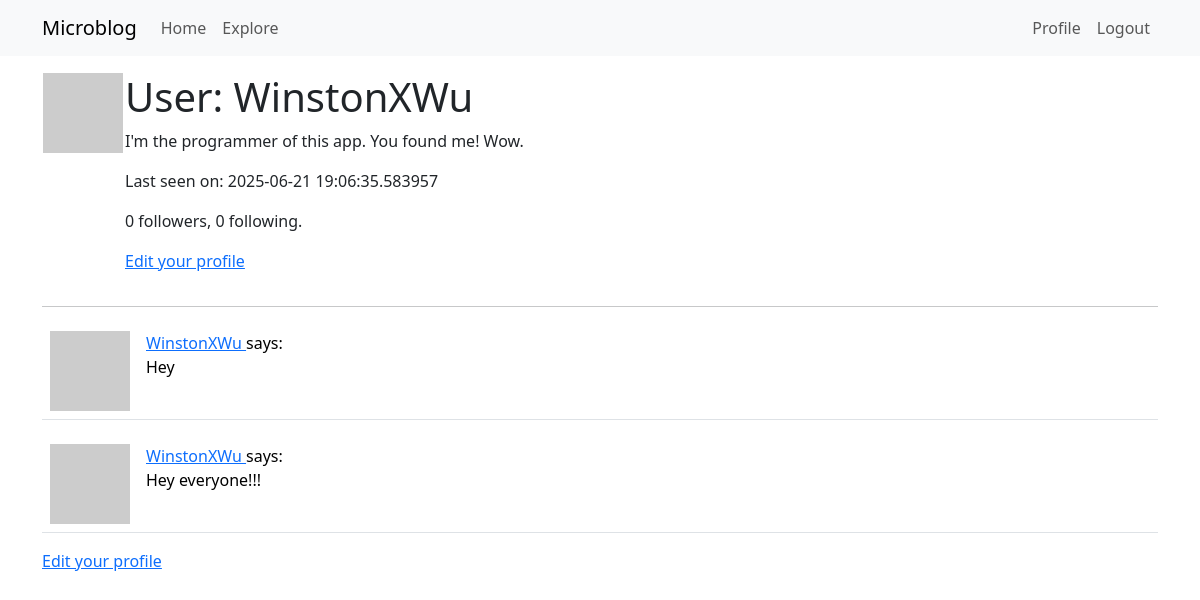
Before: /user/WinstonXWu (signed in) with the older database file.
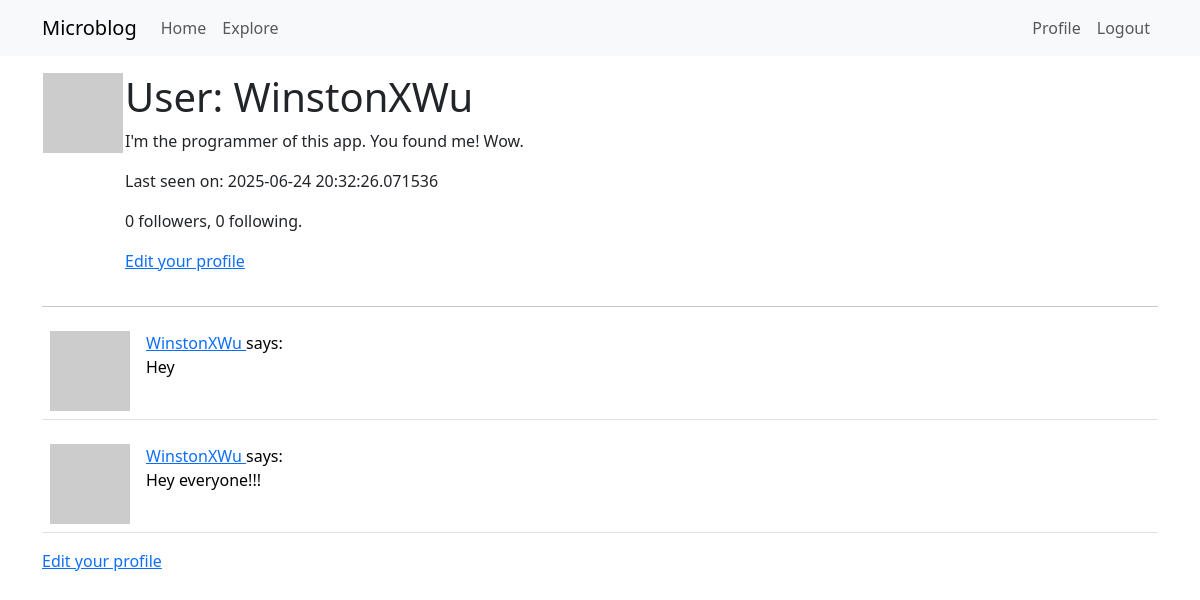
After: the same page with the newer database file.
### app/models.py (models this page shows, shortened)
class User(UserMixin, db.Model):
    id: so. Mapped[int] = so.mapped_column(primary_key=True)
    username: so.Mapped[str] = so.mapped_column(sa.String(64), index=True, unique=True)
    email: so.Mapped[str] = so.mapped_column(sa.String(120), index=True, unique=True)
    password_hash: so.Mapped[Optional[str]] = so.mapped_column(sa.String(256))
    posts: so.WriteOnlyMapped['Post'] = so.relationship(back_populates='author')
    about_me: so.Mapped[Optional[str]] = so.mapped_column(sa.String(140))
    last_seen: so.Mapped[Optional[datetime]] = so.mapped_column(default=lambda: datetime.now(timezone.utc))
    def avatar(self, size):
        digest = md5(self.email.lower().encode('utf-8')).hexdigest()
        return f'https://www.gravatar.com/avatar/{digest}?d=identicon&s={size}'
    following: so.WriteOnlyMapped['User'] = so.relationship(
        secondary=followers, primaryjoin=(followers.c.follower_id == id),
        secondaryjoin=(followers.c.followed_id == id),
        back_populates='followers')
    followers: so.WriteOnlyMapped['User'] = so.relationship(
        secondary=followers, primaryjoin=(followers.c.followed_id == id),
        secondaryjoin=(followers.c.follower_id == id),
        back_populates='following')
    def followers_count(self):
        query = sa.select(sa.func.count()).select_from(
            self.followers.select().subquery())
        return db.session.scalar(query)
    def following_count(self):
        query = sa.select(sa.func.count()).select_from(
            self.following.select().subquery())
        return db.session.scalar(query)

### app/routes.py (the view)
@app.route('/user/<username>')
@login_required
def user(username):
    user = db.first_or_404(sa.select(User).where(User.username == username))
    page = request.args.get('page', 1, type=int)
    query = user.posts.select().order_by(Post.timestamp.desc())
    posts = db.paginate(query, page=page,
                        per_page=app.config['POSTS_PER_PAGE'],
                        error_out=False)
    next_url = url_for('user', username=user.username, page=posts.next_num) \
        if posts.has_next else None
    prev_url = url_for('user', username=user.username, page=posts.prev_num) \
        if posts.has_prev else None
    form = EmptyForm()
    return render_template('user.html', user=user, posts=posts.items,
                           next_url=next_url, prev_url=prev_url, form=form)

### app/models.py (called while the page is built)
@login.user_loader
def load_user(id):
    return db.session.get(User, int(id))

### app/routes.py (called while the page is built)
@app.before_request
def before_request():
    if current_user.is_authenticated:
        current_user.last_seen = datetime.now(timezone.utc)
        db.session.commit()

### app/templates/user.html (shortened to what this page needs)
{% extends "base.html" %}
{% block content %}
    <table>
        <tr valign="top">
            <td><img src="{{ user.avatar(128) }}"></td>
            <td>
                <h1>User: {{ user.username }}</h1>
            {% if user.about_me %}<p>{{ user.about_me }}</p>{% endif %}
            {% if user.last_seen %}<p>Last seen on: {{ user.last_seen }}</p>{% endif %}
            <p>{{ user.followers_count() }} followers, {{ user.following_count() }} following.</p>
            {% if user == current_user %}
            <p><a href="{{ url_for('edit_profile') }}">Edit your profile</a></p>
            {% endif %}
            </td>
        </tr>
    </table>
    <hr>
    {% for post in posts %}
        {% include '_post.html' %}
    {% endfor %}
    {% if user == current_user %}
    <p><a href="{{ url_for('edit_profile') }}">Edit your profile</a></p>
    {% endif %}
{% endblock %}

Changed rows visible on the page:
changed User "WinstonXWu": last_seen "2025-06-21 19:06:35.583957" → "2025-06-24 20:32:26.071536"
